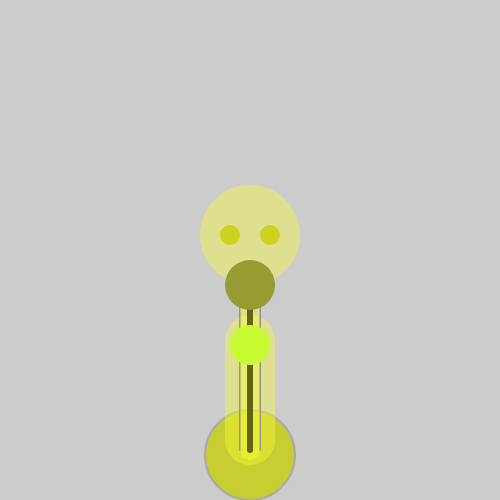
Frame 1 (no input)
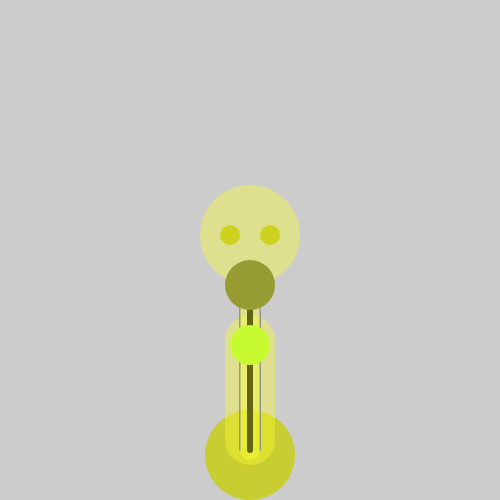
Frame 60 (no input)
Frame 120 (the mouse pressed at the canvas centre since frame 60): identical to frame 60, image omitted

The p5.js sketch that drew these frames (run headless with seeded random() and noise() and a simulated clock; from frame 60 on, the mouse is pressed at the canvas centre):

// p5.js sketch
// ── sketch.js
function setup() {
	// define artboard size
	createCanvas(500,500);
	// Set here the values that are not changing all over the sketch
	strokeWeight(2);
	stroke(170);

}

function draw() {
	background(204);
	function head(){

  var a=250;
	var b=285;
	var c=250;
	var re=250;
	var gr=255;
	var bl=50;
	  if(mouseX>c-30 && mouseX<c+30&& mouseY>315&&mouseY<375)
     {a=pmouseX;
			 re=Math.floor(Math.random()*255);
		 		gr=Math.floor(Math.random()*255);
		 		bl=Math.floor(Math.random()*255);
		 	}

      //wheel
					fill(200,205,50,360)
					if(mouseY>410 &&mouseY<500)
					{c=mouseX, a=c;
						re=Math.floor(Math.random()*255);
 				 		gr=Math.floor(Math.random()*255);
 				 		bl=Math.floor(Math.random()*255);
					b=b+(mouseX%50)
					fill(250,255,50,360)}
				ellipse(c, 455, 90, 90);



										//Body
							fill(re,gr,bl,100)
							strokeWeight(50)
							stroke(re,gr,bl,100)
										line(c, 440, c,340);


				    //neck
						strokeWeight(6);
						colorMode(RGB);
						stroke(0,0,0)
						line(a, b, c, 345)


						line(c, 285+60, c, 450)


								strokeWeight(2);
								colorMode(RGB);
								stroke(150,150,150)
								line(a-10, b, c-10, 345)
              line(c-10, 285+60, c-10, 450)

											strokeWeight(2);
											colorMode(RGB);
											stroke(150,150,150);
											line(a+10, b, c+10, 345);
											line(c+10, 285+60, c+10, 450);

					  strokeWeight(20);
					  colorMode(RGB);
					  stroke(re,gr,bl,100)
					  line(a, b, c, 345);
						line(c, 285+60, c, 450);

						strokeWeight(0)
						if(mouseX>220 && mouseX<280&& mouseY>315&&mouseY<375){fill(250,255,50)}
						else{fill(200,250,50,360)}

						    ellipseMode(CENTER)
						ellipse(c,345,40)



//head
	ellipseMode(CENTER);
	strokeWeight(0);
	fill(250,255,50,100)
	ellipse(a, b-50, 100);


//nose
	if((mouseX>a-25 && mouseX<a+25 && mouseY>b-15 && mouseY<b+15)||
	(mouseX>220 && mouseX<280&& mouseY>315&&mouseY<375)||
			(mouseY>430 &&mouseY<500))
	{fill(250,255,50,360)}
	else{fill(150,155,50,360)}
	ellipseMode(CENTER);
	strokeWeight(0);
	ellipse(a, b, 50);


//occhi
ellipseMode(CENTER);
	strokeWeight(0);

	if((mouseX>a-30 && mouseX<a-10 && mouseY>b-60 && mouseY<b-30)||
	(mouseX>a+10 && mouseX<a+30 && mouseY>b-60 && mouseY<b-30))
	{fill(250,255,50,360)}

else if((mouseX>a-25 && mouseX<a+25 && mouseY>b-15 && mouseY<b+15))
	{
		re=Math.floor(Math.random()*255);
		 gr=Math.floor(Math.random()*255);
		 bl=Math.floor(Math.random()*255);
		 fill(re,gr,bl,360)}
	else{fill(re-50,gr-50,bl-50,200)}
	ellipse(a-20, b-50, 20);
		ellipse(a+20, b-50, 20);

	noFill()
	noStroke()
 }

	head()
}
